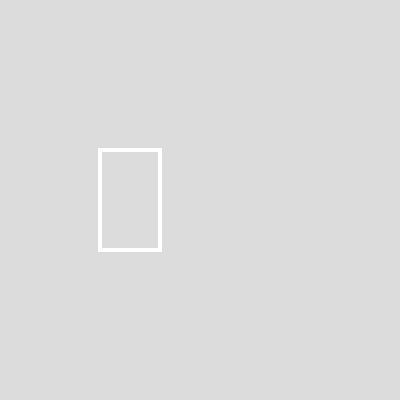
Frame 1 (no input)
Frame 60 (no input): identical to frame 1, image omitted
Frame 120 (the mouse pressed at the canvas centre since frame 60): identical to frame 1, image omitted

The p5.js sketch that drew this single still picture (run headless with seeded random() and noise() and a simulated clock; from frame 60 on, the mouse is pressed at the canvas centre):

// p5.js sketch
// ── sketch.js
function setup() {
  // put setup code here
  createCanvas(400, 400);
}
function draw() {
  // put drawing code here
  background(220);
  stroke(255);
  strokeWeight(4);noFill();

  if (mouseX>200){
    fill(255,0,200);}
  rect(100,150,60,100);
}
